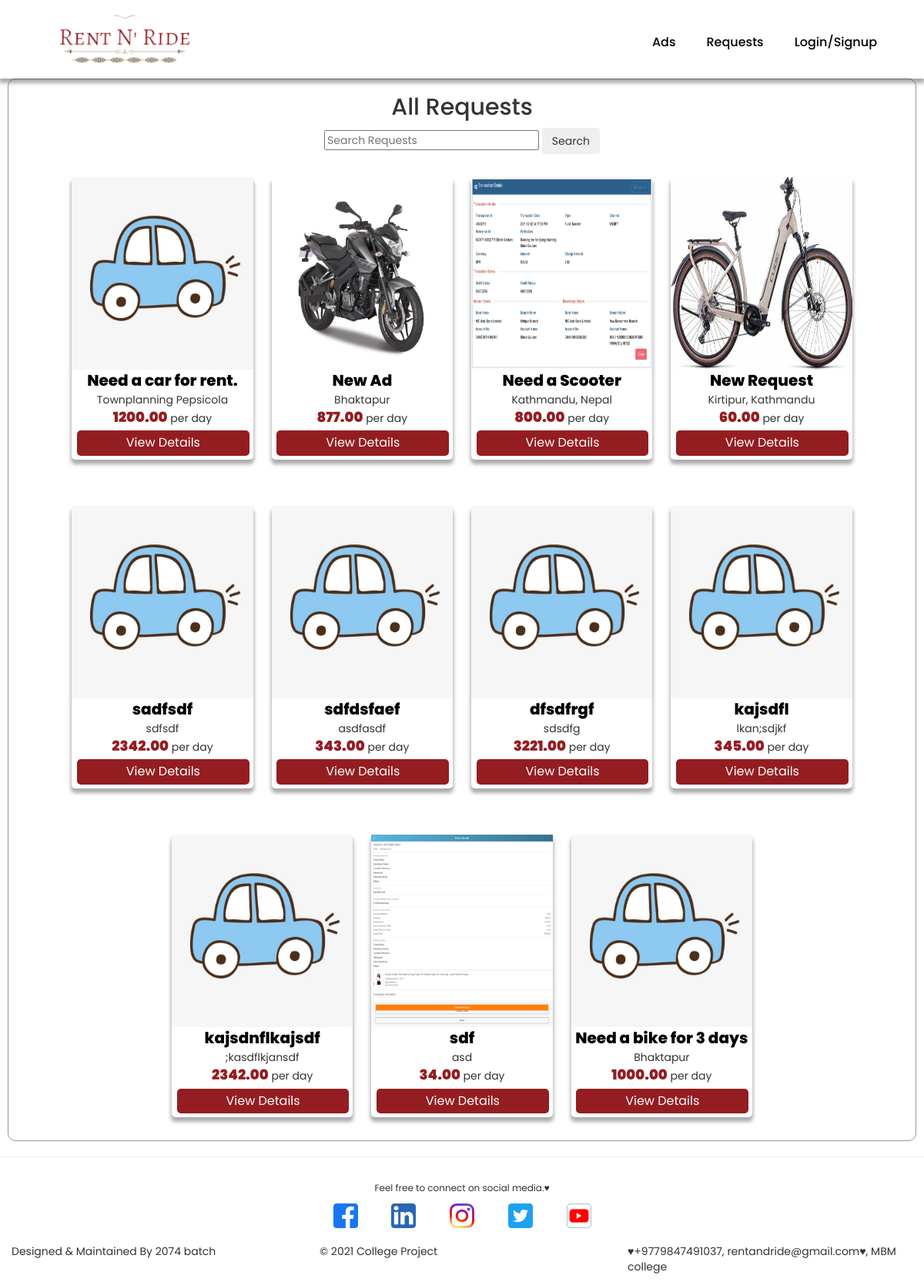
The app's page /requests/, older data.
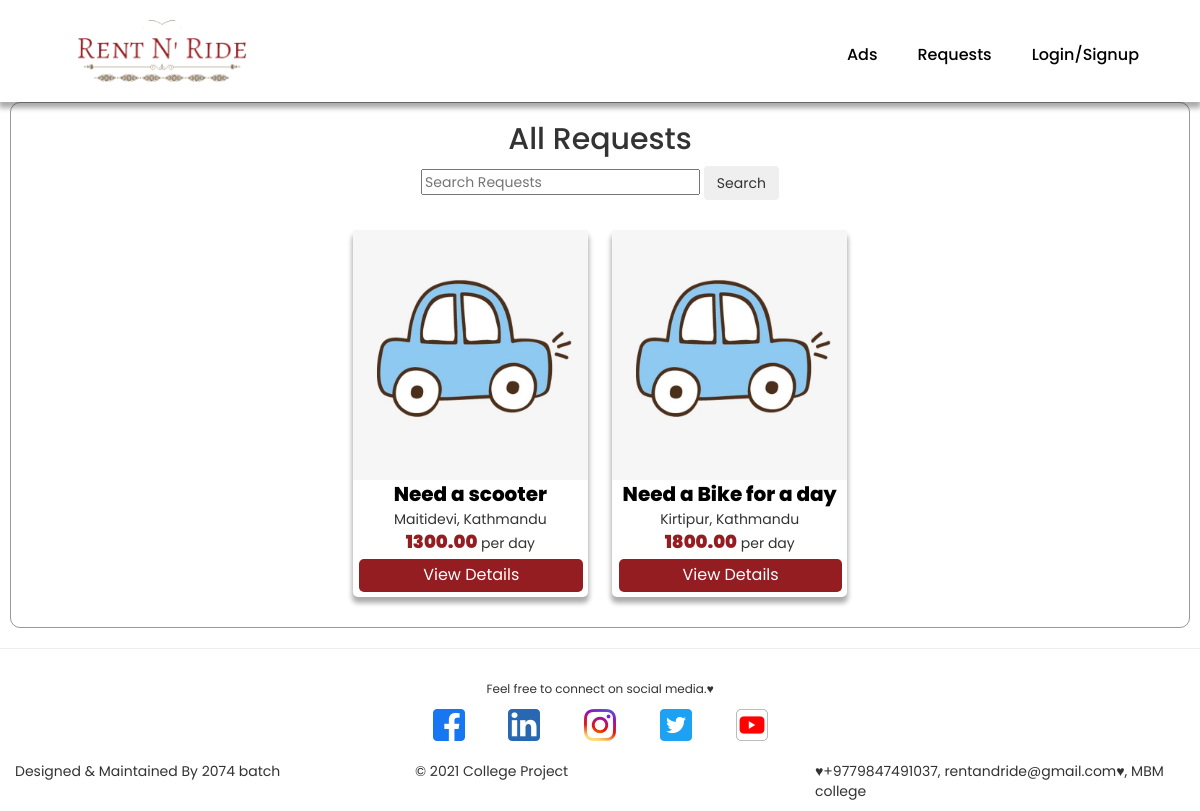
The same page, newer data.
### requests/models.py (models this page shows, shortened)
class Request(models.Model):
    VEHICLE_CHOICES = [
        ('C', 'Car'),
        ('M', 'Motrobike'),
        ('B', 'Bicycle'),
        ('S', 'Scooter'),
        ('O', 'Other')
    ]
    owner = models.ForeignKey(Profile, null=True, blank=True, on_delete=models.SET_NULL)
    title = models.CharField(max_length=200, null=True)
    location = models.CharField(max_length=200, null=True)
    vehicle_type = models.CharField(max_length=1, choices=VEHICLE_CHOICES, null=True)
    start_date = models.DateField(null=True)
    end_date = models.DateField(null=True)
    description= models.TextField(null=True)
    image = models.ImageField(blank=True, null=True, upload_to='requests/', default='requests/request-default.jpg')
    offered_price = models.DecimalField(max_digits=8, decimal_places=2, null=True)
    created = models.DateTimeField(auto_now_add=True)
    id = models.UUIDField(default=uuid.uuid4, unique=True,
                          primary_key=True, editable=False)

### requests/views.py (the view)
# urls.py: path('', views.request, name='requests-archive'),
def request(request):
    search_query = ''
    if request.GET.get('search_query'):
        search_query = request.GET.get('search_query')
    requests = Request.objects.filter(Q(title__icontains=search_query) | Q(location__icontains=search_query))
    page = request.GET.get('page')
    results = 16
    paginator = Paginator(requests, results)
    try:
        requests = paginator.page(page)
    except PageNotAnInteger:
        page = 1
        requests = paginator.page(page)
    except EmptyPage:
        page = paginator.num_pages
        requests = paginator.page(page)
    context = {'requests': requests, 'search_query': search_query, 'paginator': paginator}
    return render(request, 'requests/requests.html', context)

### requests/templates/requests/requests.html (shortened to what this page needs)
{% extends 'main.html' %}
{% block content %}
<div class="wrapper">
    <h2>All Requests</h2>
    <form action="{% url 'requests-archive' %}" method="get">
        <input type="text " placeholder="Search Requests" id="" name="search_query", value="{{search_query}}">
        <input type="submit" name="" id="" class="btn btn--sub btn--lg" value="Search">
    </form>
    {% for request in requests %}
    <div class="card">
        <img src="{{request.image.url }}" alt="Avatar" style="width:100%; height: 250px;">
        <div class="detail">
            <name>{{request.title}}</name>
            <br>
            <location>{{request.location}}</location>
            <br>
            <price>{{request.offered_price}}</price> per day
            <br>
            <button style="margin: 5px; padding: 5px; border-radius: 5px;"><a href="{% url 'request-details' request.id %}">View Details</a> </button>
        </div>
    </div>
    {% endfor %}
    <br>
</div>
{% endblock content %}

Row changes from the older to the newer data that the page shows:
removed Request: image (placeholder picture), title "Need a car for rent.", location "Townplanning Pepsicola", offered_price "1200.00"
removed Request: image (picture), title "New Ad", location "Bhaktapur", offered_price "877.00"
removed Request: image (picture), title "Need a Scooter", location "Kathmandu, Nepal", offered_price "800.00"
removed Request: image (picture), title "New Request", location "Kirtipur, Kathmandu", offered_price "60.00"
removed Request: image (placeholder picture), title "sadfsdf", location "sdfsdf", offered_price "2342.00"
removed Request: image (placeholder picture), title "sdfdsfaef", location "asdfasdf", offered_price "343.00"
removed Request: image (placeholder picture), title "dfsdfrgf", location "sdsdfg", offered_price "3221.00"
removed Request: image (placeholder picture), title "kajsdfl", location "lkan;sdjkf", offered_price "345.00"
removed Request: image (placeholder picture), title "kajsdnflkajsdf", location ";kasdflkjansdf", offered_price "2342.00"
removed Request: image (picture), title "sdf", location "asd", offered_price "34.00"
removed Request: image (placeholder picture), title "Need a bike for 3 days", location "Bhaktapur", offered_price "1000.00"
added Request: image (placeholder picture), title "Need a scooter", location "Maitidevi, Kathmandu", offered_price "1300.00"
added Request: image (placeholder picture), title "Need a Bike for a day", location "Kirtipur, Kathmandu", offered_price "1800.00"
